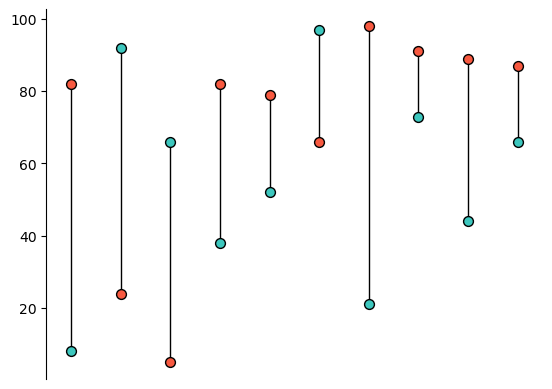

Source code (Python):
from marsilea.plotter import Range

import numpy as np
import matplotlib.pyplot as plt
#from matplotlib import pyplot as plt

_, ax = plt.subplots()
'''
numpy.random.randint(low, high=None, size=None, dtype='l')

参数	说明
low	生成的整数最低值（包含），即所有生成的整数都会大于等于这个值。
high	生成的整数最高值（不包含），即所有生成的整数都会小于这个值。
size	输出的形状，可以为整数（生成元素的数量）或者元组（各维度的大小）。如果不提供，则返回一个单一随机整数。
dtype	数据类型，可选参数，默认为’l’，表示生成的数据类型为整数。
'''
data = np.random.randint(low=1, high=100, size=(10, 2))  # 10行2列
'''
print(data) #
[[ 9 98]
 [62 39]
 [23  2]
 [31 82]
 [73 93]
 [20 97]
 [97 76]
 [27 65]
 [ 9 40]
 [ 4 17]]
'''
Range(data).render(ax)



# 保存图片
plt.savefig("Range_plot.png", bbox_inches="tight")




import marsilea as ma
import numpy as np
data = np.random.rand(10, 2)
range_data = np.random.randint(1, 100, (10, 2))
h = ma.Heatmap(data,name="heatmap")
h.add_left(ma.plotter.Range(range_data, items=["A", "B"]),name='range')



h.render()
'''
# https://marsilea.readthedocs.io/en/stable/tutorial/axes-level.html
No axes or figure is created or render until you call the render() method.
After you render the visualization, you can access the main axes by get_main_ax().
'''
#print(type(h))
# <class 'marsilea.heatmap.Heatmap'>
#main_ax = h.get_main_ax()
#print(main_ax)

# 获得axis 设置x 轴，避免官方图片中突变不完整,或者太近的问题
range_ax = h.get_ax("range")
range_ax.set_xlim(0, 120) # y轴 限制最大值 
#range_ax.set_xticks([120]) # 设置y轴刻度只显示最大值

#h.save("heatmap_add_Range.png")
#plt.savefig("heatmap_add_Range.png", bbox_inches="tight")
plt.savefig("heatmap_add_Range.png")
